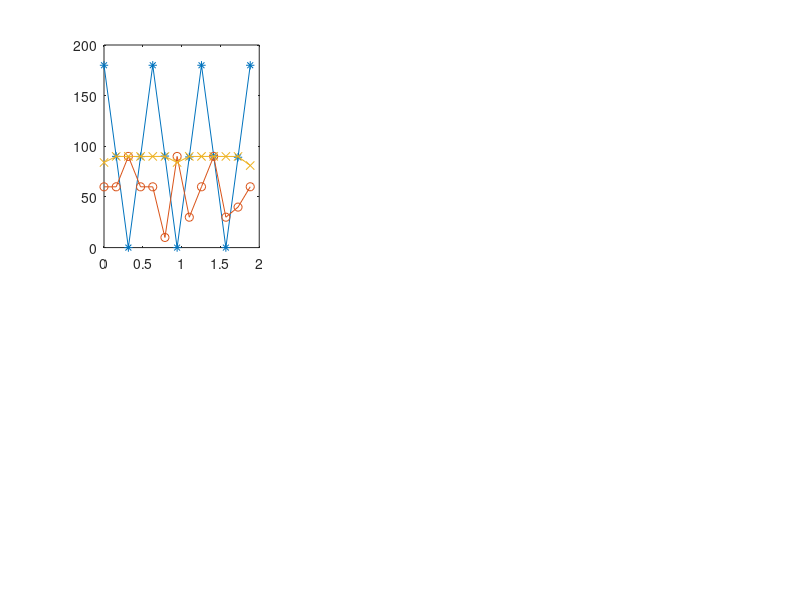

MATLAB code to generate this figure: (Note: this script raises an error after producing the figure.)
close all

% initialise state variables
%x=ones(6,6);
y=ones(6,6);

% sample_time=0.025;
sample_time = 0.157;
time_end = 2;

r=1;
mu=1;
w= 10;
t= 0:sample_time:time_end;
s=length(t);

z=ones(6,s);

% coupling_strength=0.5;

for i = 2:6
   z(i,:)= i;
    
end

alpha=10;
beta=1000;

% k0 to 04 value
% k=[90.0, 30, 30, -1.0, 1.0];
k=[90.0, 30, 30, -0.1, 0.1];
b=[90.0, 60.0,40.0, 90.0, 90.0];
% %tripod gait
% phaseijmj = 360*[   0.0  0.5   0.0   0.0   0.0  0.5;
%                    -0.5  0.0  -0.5   0.0   0.0  0.0;
%                     0.0  0.5   0.0   0.5   0.0  0.0;
%                     0.0  0.0  -0.5   0.0  -0.5  0.0;
%                     0.0  0.0   0.0   0.5   0.0  0.5;
%                    -0.5  0.0   0.0   0.0  -0.5  0.0 ];
%        

% phaseij= [180*coupling_strength,0,180*coupling_strength,0,180*coupling_strength,0];
phaseij= [0, 180, 90, 0, 180, 270];
% phaseij= [90, 45, 0, 0, 270, 180];
% sum columns to get phase angle
phaseij= phaseij*(pi/180);


x = [sin(w*t + phaseij(1));
     sin(w*t + phaseij(2));
     sin(w*t + phaseij(3));
     sin(w*t + phaseij(4));
     sin(w*t + phaseij(5));
     sin(w*t + phaseij(6));
     ];
    
y = [cos(w*t + phaseij(1));
     cos(w*t + phaseij(2));
     cos(w*t + phaseij(3));
     cos(w*t + phaseij(4));
     cos(w*t + phaseij(5));
     cos(w*t + phaseij(6));
     ];

y_dot = [alpha*(mu-r^2)*y + w*x;
         alpha*(mu-r^2)*y + w*x;
         alpha*(mu-r^2)*y + w*x;
         alpha*(mu-r^2)*y + w*x;
         alpha*(mu-r^2)*y + w*x;
         alpha*(mu-r^2)*y + w*x;
         ];
     
x_dot = [beta*(mu-r^2)*x - w*y;
         beta*(mu-r^2)*x - w*y;
         beta*(mu-r^2)*x - w*y;
         beta*(mu-r^2)*x - w*y;
         beta*(mu-r^2)*x - w*y;
         beta*(mu-r^2)*x - w*y;
 ];

coupling_strength=1;


th1 = k(1)*y+b(1); 
th2 = zeros(6,s);
th3 = zeros(6,s);


for i = 1:6
    for j = 1:s
        if y_dot(j) >=0
           th2(i,j) = k(2)*x(j)+ b(2);
        else
           th2(i,j) = k(3)*x(j) + b(3);
        end
        
        if y_dot(j) >=0
           th3(i,j) = k(4)*th2(j)+ b(4);
        else
           th3(i,j) = k(5)*th2(j) + b(5);
        end
    end
end

% f = figure;

for i = 1:6
    subplot(2,3,i)
    plot(t,th1(i,:),'-*',t,th2(i,:),'-o',t,th3(i,:),'-x')
    
    legend('Theta '+string(i)+'1' ,'Theta '+string(i)+'2','Theta '+string(i)+'3')
end



figure;
subplot(2,1,1)
plot(t,y_dot(1,:),'-x')
title('Estimatation of calculated y state derivative for leg 1')
subplot(2,1,2)
plot(t,x_dot(1,:),'-x')
ylabel('ampltitude')
xlabel('time /s')
% hold on
% subplot(2,2,1);
% 
% plot(t,x(1,:),t,y(1,:))
% 
% 
% subplot(2,2,2);
% plot(t,y_dot(1,:))
% 
% subplot(2,2,3);
% plot(t,th2(1,:))
% 
% plot(t,x(2,:))
% plot(t,x(3,:))
% plot(t,x(4,:))
% plot(t,x(5,:))
% plot(t,x(6,:))
% ylabel('oscillator')
% xlabel('time /s')
% zlabel('angle in degrees')
% hold off
% mesh(t,z,x)
% colorbar